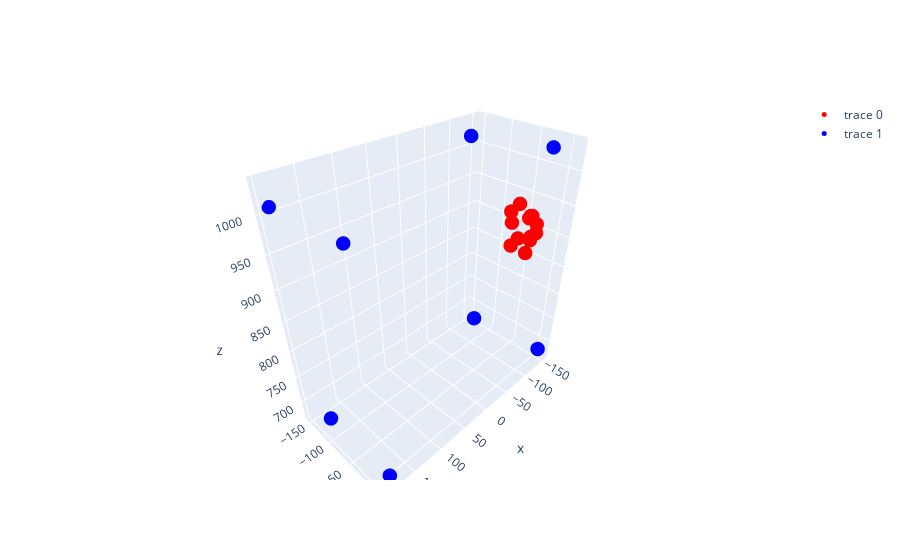

Notebook code cell kept with this figure:
### Code cell
calibration_path = '/Users/thomasbush/Documents/Vault/Iurilli_lab/3d_tracking/data/calibration'
backprojections_plots(mcc_ds, 0, slp_dir, calibration_path, arena_path)

### Figure 1 — Plotly figure (JSON) as saved in the notebook; plotly's stock layout.template omitted (floating-point values rounded to 4 significant figures)
{"data": [{"marker": {"color": "red", "size": 5}, "mode": "markers", "type": "scatter3d", "x": [-103.8, -107.8, -92.54, -95.22, -101.0, -112.7, -102.3, -113.7, -110.3, -94.61, -87.76, -154.0, -101.3], "y": [-11.5, -9.864, -6.481, -33.01, -6.09, -18.33, -8.138, -34.56, -3.701, -24.83, -32.85, -30.95, -39.13], "z": [944.8, 912.0, 947.2, 893.6, 910.6, 880.1, 946.5, 897.5, 919.3, 961.3, 949.6, 907.4, 925.8]}, {"marker": {"color": "blue", "size": 5}, "mode": "markers", "type": "scatter3d", "x": [-137.5, 186.2, 194.4, -130.4, -140.9, 182.8, 191.2, -131.2], "y": [14.43, 12.59, -11.92, -7.98, -128.6, -126.4, -156.1, -147.5], "z": [696.8, 686.5, 1021.0, 1033.0, 679.7, 675.0, 1008.0, 1018.0]}], "layout": {}}
